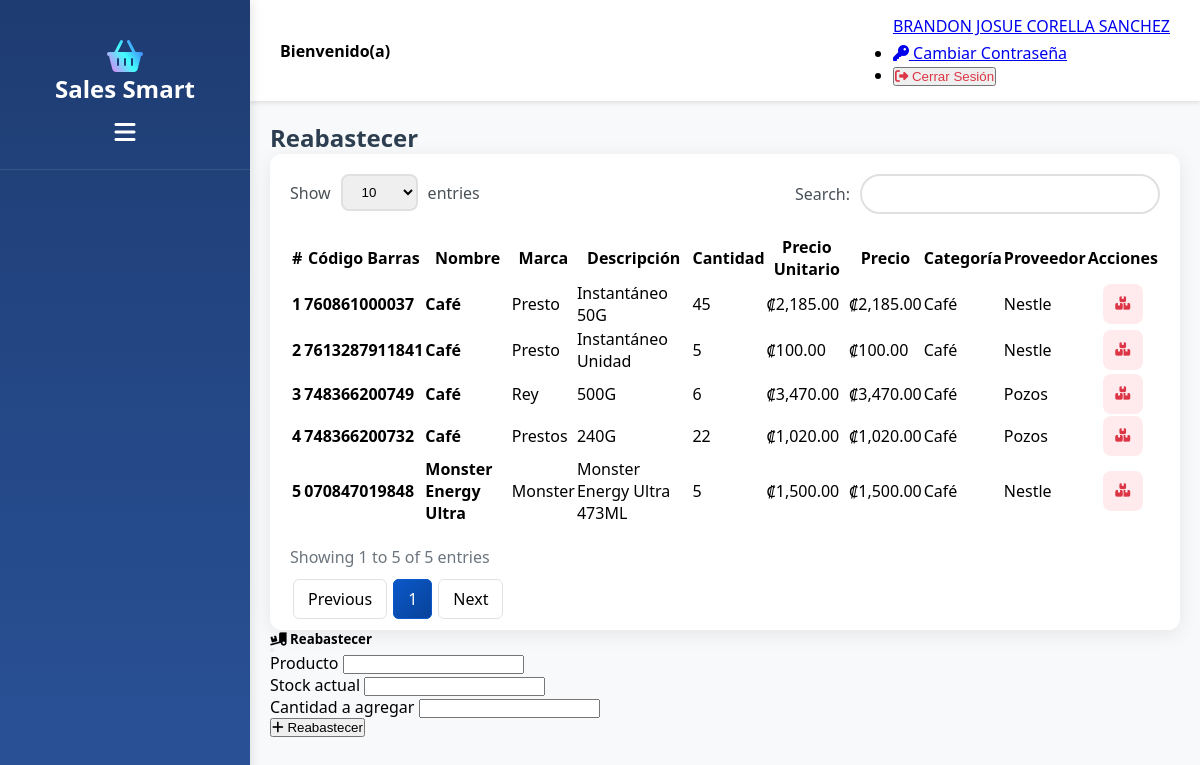
Before: /View/Reabastecer/Reabastecer.php (signed in) with the older database file.
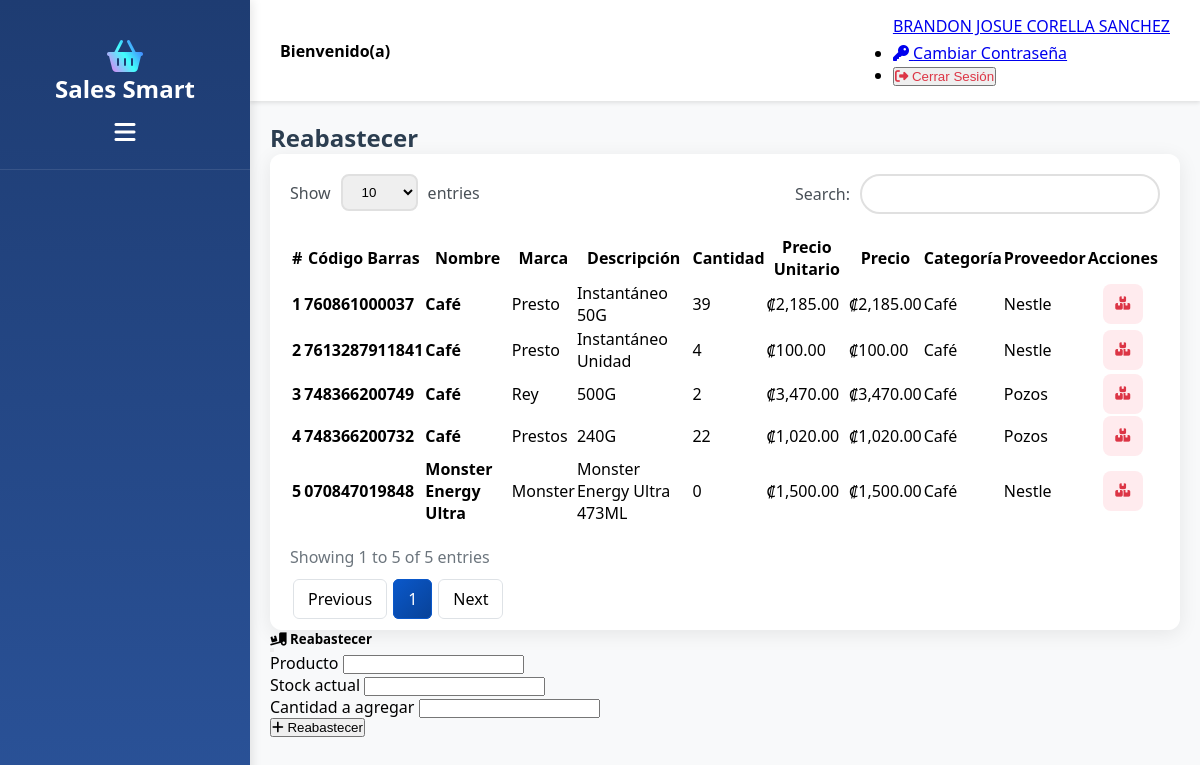
After: the same page with the newer database file.
### tables this page shows
CREATE TABLE `tbproducto` (
  `idProducto` int NOT NULL AUTO_INCREMENT,
  `codigoBarras` varchar(255) NOT NULL,
  `nombre` varchar(255) NOT NULL,
  `marca` varchar(255) NOT NULL,
  `idCategoria` int NOT NULL,
  `descripcion` varchar(255) NOT NULL,
  `cantidad` int NOT NULL,
  `precioUnitario` decimal(10,2) DEFAULT NULL,
  `precio` decimal(10,2) DEFAULT NULL,
  `idProveedor` int NOT NULL,
  `estado` bit(1) NOT NULL DEFAULT b'1',
  PRIMARY KEY (`idProducto`),
  UNIQUE KEY `uq_tbproducto_codigoBarras` (`codigoBarras`),
  KEY `FK_PRODUCTO_CATEGORIA` (`idCategoria`),
  KEY `FK_PRODUCTO_PROVEEDOR` (`idProveedor`),
  CONSTRAINT `FK_PRODUCTO_CATEGORIA` FOREIGN KEY (`idCategoria`) REFERENCES `tbcategoria` (`idCategoria`),
  CONSTRAINT `FK_PRODUCTO_PROVEEDOR` FOREIGN KEY (`idProveedor`) REFERENCES `tbproveedores` (`idProveedor`)
);

CREATE TABLE `tbcategoria` (
  `idCategoria` int NOT NULL AUTO_INCREMENT,
  `nombreCategoria` varchar(45) NOT NULL,
  `estado` bit(1) NOT NULL DEFAULT b'1',
  PRIMARY KEY (`idCategoria`)
);

CREATE TABLE `tbproveedores` (
  `idProveedor` int NOT NULL AUTO_INCREMENT,
  `nombreProveedor` varchar(255) NOT NULL,
  `telefono` varchar(80) DEFAULT NULL,
  `correoElectronico` varchar(255) DEFAULT NULL,
  `estado` bit(1) NOT NULL DEFAULT b'1',
  PRIMARY KEY (`idProveedor`)
);

### Model/ReabastecerModel.php (called while the page is built, shortened)
<?php
    function ConsultarProductosModel ()
    {
        try
        {
            $context = OpenConnection();
            $sentencia = "CALL ConsultarProductosGlobal()";
            $resultado = $context -> query($sentencia);
            $datos = [];
            while ($row = $resultado->fetch_assoc())
            {
                $datos[] = $row;
            }
            return $datos;
        }
        catch(Exception $error)
        {
            SaveError($error);
            return false;
        }
    }
?>

### Controller/ReabastecerController.php (called while the page is built, shortened)
<?php
    include_once $_SERVER['DOCUMENT_ROOT'] . '/SalesSmart/Model/ReabastecerModel.php';
    function ConsultarProductos ()
    {
        return ConsultarProductosModel();
    }
?>

### View/Reabastecer/Reabastecer.php (the view, shortened to what the changed rows need)
<?php
    include_once $_SERVER['DOCUMENT_ROOT'] . '/SalesSmart/View/LayoutInterno.php';
    include_once $_SERVER['DOCUMENT_ROOT'] . '/SalesSmart/Controller/ReabastecerController.php';
    $productos = ConsultarProductos();
?>
<!doctype html>
<html lang="es">
<body>
    <div class="row mb-3">
        <div class="col-12 mt-4">
            <h2 class="text-center mb-3" style="color: #2c3e50; font-weight: 700;">Reabastecer</h2>
        </div>
    </div>
    <div class="card">
        <div class="card-body p-0 mt-3">
            <div class="table-responsive">
                <table class="table mb-0 text-center" id="tbProducto" name="tbProducto">
                    <thead>
                        <tr>
                            <th scope="col" class="text-center align-middle">#</th>
                            <th scope="col" class="text-center align-middle">Código Barras</th>
                            <th scope="col" class="text-center align-middle">Nombre</th>
                            <th scope="col" class="text-center align-middle">Marca</th>
                            <th scope="col" class="text-center align-middle">Descripción</th>
                            <th scope="col" class="text-center align-middle">Cantidad</th>
                            <th scope="col" class="text-center align-middle">Precio Unitario</th>
                            <th scope="col" class="text-center align-middle">Precio</th>
                            <th scope="col" class="text-center align-middle">Categoría</th>
                            <th scope="col" class="text-center align-middle">Proveedor</th>
                            <th scope="col" class="text-center align-middle">Acciones</th>
                        </tr>
                    </thead>
                    <tbody>
                    <?php
                    foreach ($productos as $producto) {
                        if ($producto['cantidad'] <= 5)
                        {
                            $badgeStock = 'danger';
                        }
                        elseif ($producto['cantidad'] <= 10)
                        {
                            $badgeStock = 'warning';
                        }
                        else
                        {
                            $badgeStock = 'success';
                        }
                        echo '
                        <tr>
                            <td class="text-center align-middle"><strong>'.$producto['idProducto'].'</strong></td>
                            <td class="text-center align-middle"><strong>'.$producto['codigoBarras'].'</strong></td>
                            <td class="text-center align-middle"><strong>'.$producto['nombre'].'</strong></td>
                            <td class="text-center align-middle">'.$producto['marca'].'</td>
                            <td class="text-center align-middle">'.$producto['descripcion'].'</td>
                            <td class="text-center align-middle">
                                <span class="badge bg-'.$badgeStock.'">'.$producto['cantidad'].'</span>
                            </td>
                            <td class="text-center align-middle">
                                ₡'.number_format($producto['precioUnitario'], 2).'
                            </td>
                            <td class="text-center align-middle">
                                ₡'.number_format($producto['precio'], 2).'
                            </td>
                            <td class="text-center align-middle">
                                <span class="badge bg-info">'.$producto['nombreCategoria'].'</span>
                            </td>
                            <td class="text-center align-middle">'.$producto['nombreProveedor'].'</td>
                            <td class="text-center align-middle">
                                <div class="action-buttons">
                                    <button
                                        class="btn btn-sm btn-outline-success"
                                        onclick="abrirModalReabastecer(
                                            '.$producto['idProducto'].',
                                            \''.addslashes($producto['nombre']).'\',
                                            '.$producto['cantidad'].'
                                        )">
                                        <i class="fas fa-boxes-stacked"></i>
                                    </button>
                                </div>
                            </td>
                        </tr>';
                    }
                    ?>
                    </tbody>
                </table>
            </div>
        </div>
    </div>
</body>
</html>

Changed rows visible on the page:
changed tbproducto "Instantáneo 50G": cantidad "45" → "39"
changed tbproducto "Instantáneo Unidad": cantidad "5" → "4"
changed tbproducto "Rey": cantidad "6" → "2"
changed tbproducto "Monster Energy Ultra": cantidad "5" → "0"
